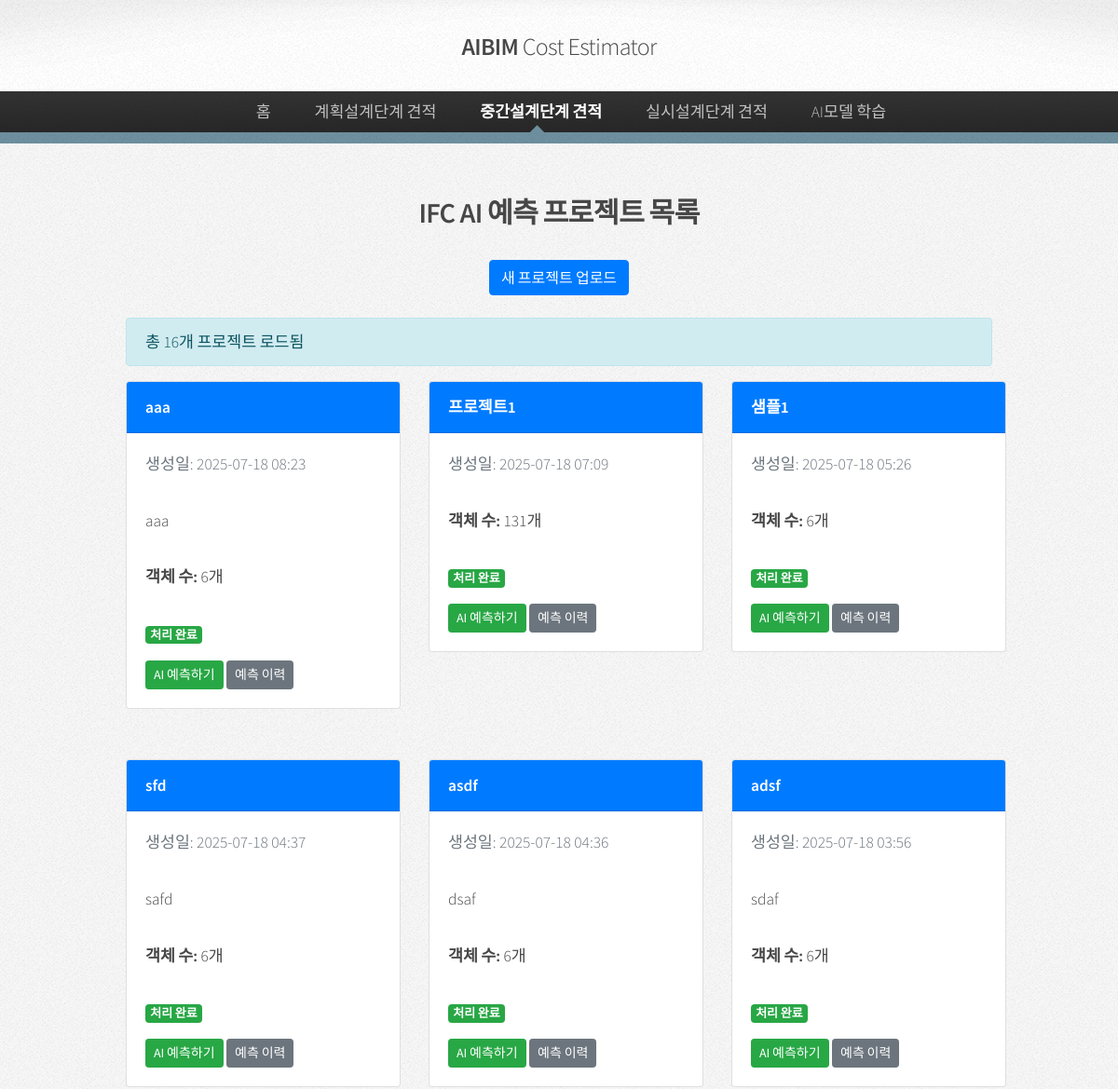
Page /ifc_ai_prediction/ (upper part) on the earlier database version.
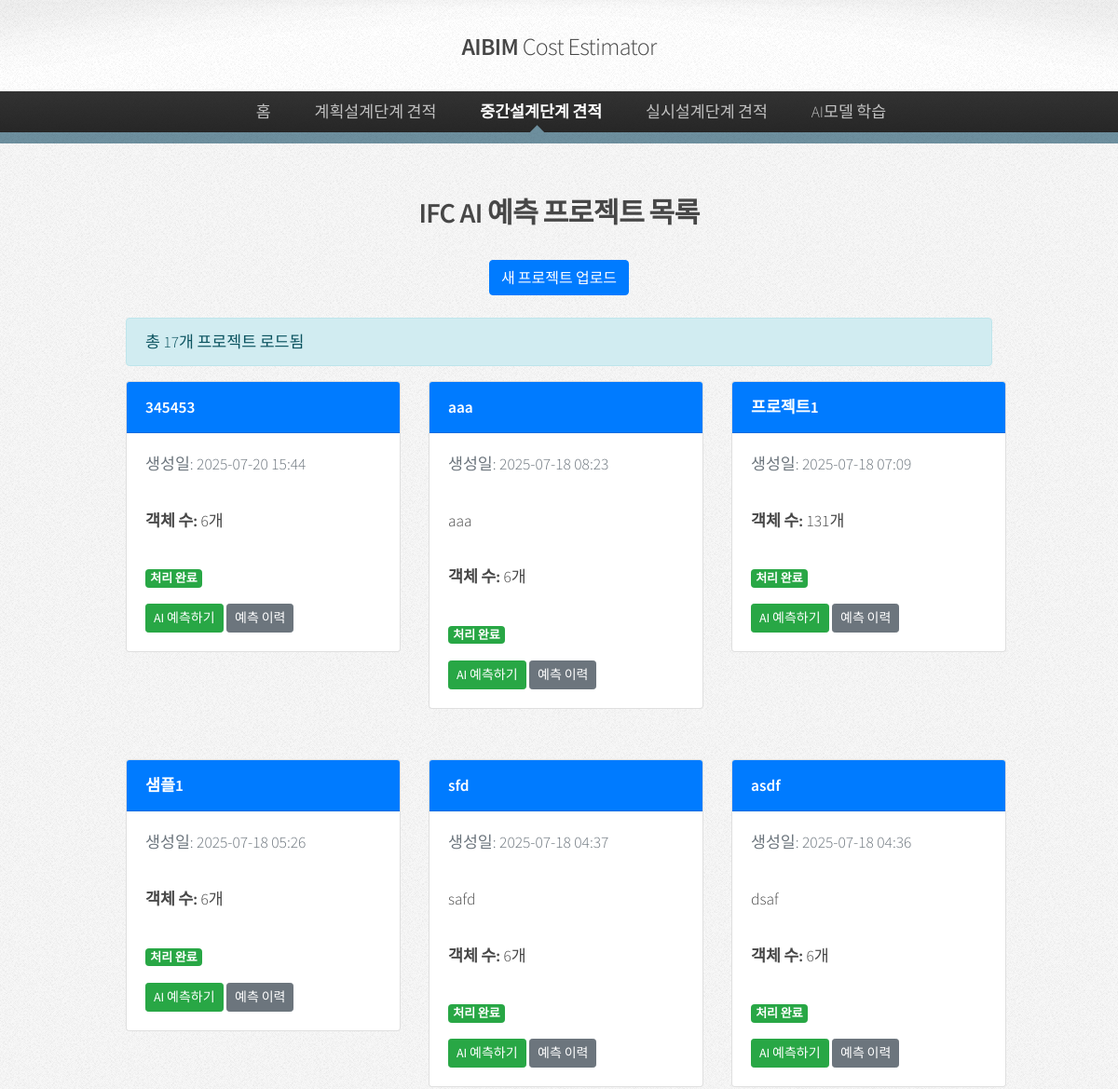
Same page on the later database version.
### ifc_ai_prediction/models.py (models this page shows, shortened)
class IFCProject(models.Model):
    name = models.CharField("프로젝트명", max_length=200)
    description = models.TextField("설명", blank=True)
    ifc_file = models.FileField("IFC 파일", upload_to='ifc_ai_files/')
    converted_obj = models.FileField("변환된 OBJ", upload_to='ifc_ai_objs/', null=True, blank=True)
    is_processed = models.BooleanField("처리 완료", default=False)
    processing_error = models.TextField("처리 오류", blank=True, null=True)
    created_at = models.DateTimeField("생성일", auto_now_add=True)
    updated_at = models.DateTimeField("수정일", auto_now=True)
    class Meta:
        verbose_name = "IFC 프로젝트"
        verbose_name_plural = "IFC 프로젝트들"
    def get_ifc_objects_summary(self):
        try:
            ifc_objects = IFCObjectData.objects.filter(project=self)
            total_count = ifc_objects.count()
            class_counts = {}
            for obj in ifc_objects:
                ifc_class = obj.ifc_class
                class_counts[ifc_class] = class_counts.get(ifc_class, 0) + 1
            return {
                'total_count': total_count,
                'class_counts': class_counts,
                'is_processed': self.is_processed
            }
        except Exception as e:
            return {
                'total_count': 0,
                'class_counts': {},
                'is_processed': False,
                'error': str(e)
            }

### ifc_ai_prediction/views.py (the view)
# urls.py: path('', views.project_list, name='project_list'),
def project_list(request):
    try:
        print("📋 프로젝트 목록 로드 시작...")
        projects = IFCProject.objects.all().order_by('-created_at')
        print(f"조회된 프로젝트 수: {projects.count()}")
        projects_list = []
        for project in projects:
            try:
                project.summary = project.get_ifc_objects_summary()
                projects_list.append(project)
                print(f"프로젝트 추가: {project.name}")
            except Exception as e:
                print(f"프로젝트 처리 오류: {project.id} - {e}")
                continue
        print(f"✅ 프로젝트 목록 로드 완료: {len(projects_list)}개")
        context = {
            'projects': projects_list,
            'debug_info': f"총 {len(projects_list)}개 프로젝트 로드됨"
        }
        return render(request, 'ifc_ai_prediction/project_list.html', context)
    except Exception as e:
        print(f"❌ 프로젝트 목록 로드 오류: {e}")
        traceback.print_exc()
        context = {
            'projects': [],
            'error_message': f'프로젝트 로드 중 오류: {str(e)}'
        }
        return render(request, 'ifc_ai_prediction/project_list.html', context)

### ifc_ai_prediction/models.py (called while the page is built)
    def from_db_value(self, value, expression, connection):
        if value is None:
            return {}
        try:
            return json.loads(value)
        except:
            return {}

### templates/ifc_ai_prediction/project_list.html (shortened to what this page needs)
{% load static %}
<!DOCTYPE html>
<html>
  <head>
    <link
      rel="stylesheet"
      href="https://stackpath.bootstrapcdn.com/bootstrap/4.3.1/css/bootstrap.min.css"
    />
    <link
      rel="stylesheet"
      href="https://stackpath.bootstrapcdn.com/bootstrap/4.3.1/css/bootstrap.min.css"
    />
    <link rel="stylesheet" href="{% static 'css/main.css'%}" />
  </head>
  <body>
    <div id="page-wrapper">
      <div id="header">
        <h1>
          <a href="" id="logo">AIBIM <em>Cost Estimator</em></a>
        </h1>
        <nav id="nav">
          <ul>
            <li><a href="">홈</a></li>
            <li>
              <a href="#">계획설계단계 견적</a>
            </li>
            <li class="current">
              <a href="#">중간설계단계 견적</a>
            </li>
            <li>
              <a href="#">실시설계단계 견적</a>
            </li>
            <li>
              <a href="/ai_learning">AI모델 학습</a>
            </li>
          </ul>
        </nav>
      </div>
    </div>
    <div class="container mt-5">
      <h2 class="text-center mb-4">IFC AI 예측 프로젝트 목록</h2>
      <div class="text-center mb-4">
        <a
          href="{% url 'ifc_ai_prediction:upload_ifc' %}"
          class="btn btn-primary"
        >
          새 프로젝트 업로드
        </a>
      </div>
       {% if debug_info %}
      <div class="alert alert-info">{{ debug_info }}</div>
      {% endif %} {% if projects %}
      <div class="row">
        {% for project in projects %}
        <div class="col-md-4 mb-4">
          <div class="card">
            <div class="card-header bg-primary text-white">
              <h5 class="mb-0">{{ project.name }}</h5>
            </div>
            <div class="card-body">
              <p class="text-muted">
                생성일: {{ project.created_at|date:"Y-m-d H:i" }}
              </p>
              {% if project.description %}
              <p>{{ project.description }}</p>
              {% endif %}
              <p>
                <strong>객체 수:</strong> {{ project.summary.total_count }}개
              </p>
              {% if project.is_processed %}
              <span class="badge badge-success">처리 완료</span>
              {% elif project.processing_error %}
              <span class="badge badge-danger">처리 오류</span>
              {% else %}
              <span class="badge badge-warning">처리 중</span>
              {% endif %}
              <div class="mt-3">
                {% if project.is_processed %}
                <a
                  href="{% url 'ifc_ai_prediction:prediction_page' project.id %}"
                  class="btn btn-success btn-sm"
                >
                  AI 예측하기
                </a>
                <a
                  href="{% url 'ifc_ai_prediction:prediction_history' project.id %}"
                  class="btn btn-secondary btn-sm"
                >
                  예측 이력
                </a>
                {% else %}
                <button class="btn btn-secondary btn-sm" disabled>
                  처리 중...
                </button>
                {% endif %}
              </div>
            </div>
          </div>
        </div>
        {% endfor %}
      </div>
      {% endif %}
    </div>
  </body>
</html>

Differences in the rows shown:
no longer on this page (row unchanged): IFCProject: name "adsf", created_at "2025-07-18 03:56", description "sdaf", summary.total_count "6", is_processed "처리 완료"
added IFCProject: name "345453", created_at "2025-07-20 15:44", summary.total_count "6", is_processed "처리 완료"
Other differences:
{{ debug_info }}: "총 16개 프로젝트 로드됨" → "총 17개 프로젝트 로드됨"
